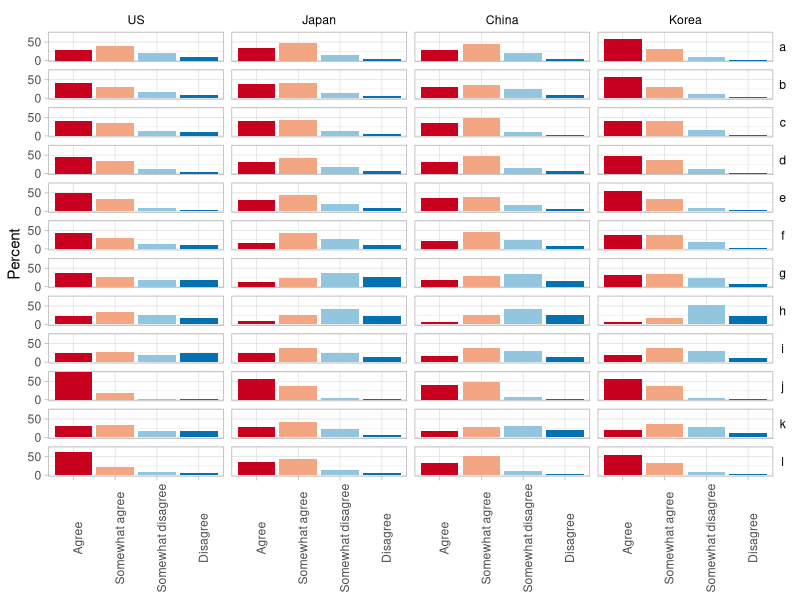

Generate this figure with R:
## ---- chunk 1
#| label: setup
#| message: false

library(tidyverse)

theme_set(theme_light())
## ---- chunk 2
#| label: read_data
#| message: false

# posts/2023-03-15-questionnaires-can-be-confusing-by-order/

results <- read_csv("data/q33results.csv")
## ---- chunk 3
#| label: fig-plot
#| fig-cap: Survey results by question and country
#| fig-asp: 2

results |> 
  mutate(question = str_to_lower(question)) |> 
  pivot_longer(Japan:Korea, names_to = "country") |> 
  mutate(
    country = factor(country,
                     levels = c("US", "Japan", "China", "Korea")),
    res2 = factor(res2,
                  levels = c("Agree", "Somewhat agree",
                             "Somewhat disagree", "Disagree"))
  ) |> 
  ggplot(aes(res2, value)) +
  geom_col(aes(fill = res2)) +
  scale_y_continuous(breaks = c(0, 50)) +
  scale_fill_brewer(palette = "RdBu") +
  facet_grid(rows = vars(question), cols = vars(country)) +
  labs(x = NULL, y = "Percent") +
  theme(
    axis.text.x = element_text(angle = 90),
    strip.background = element_blank(),
    strip.text = element_text(color = "black"),
    strip.text.y = element_text(angle = 0),
    legend.position = "none"
  )
